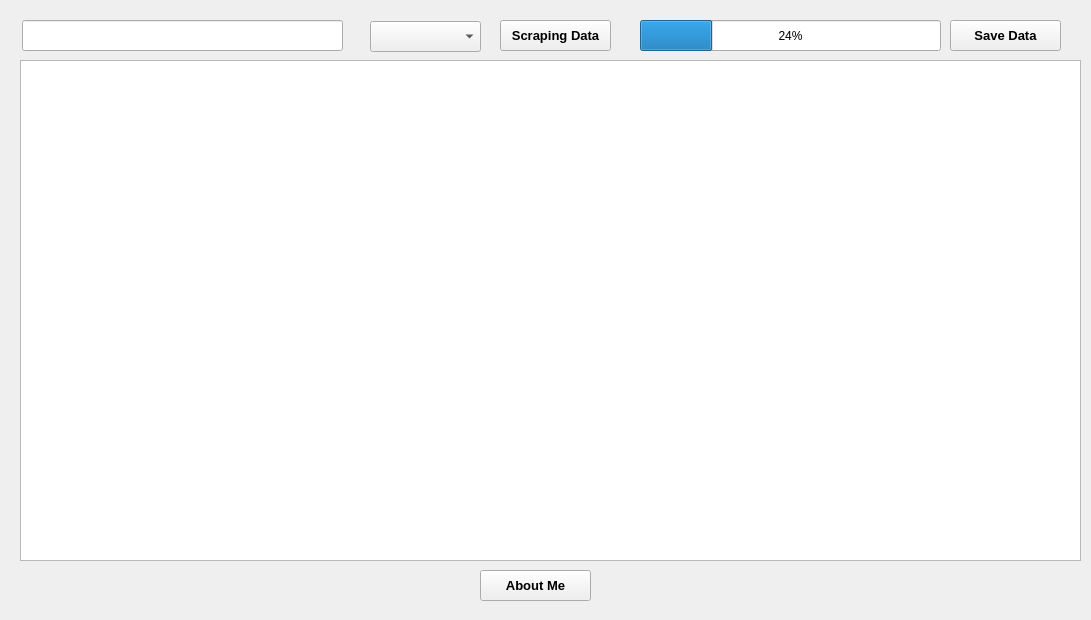
<?xml version="1.0" encoding="UTF-8"?>
<ui version="4.0">
 <class>Form</class>
 <widget class="QWidget" name="Form">
  <property name="geometry">
   <rect>
    <x>0</x>
    <y>0</y>
    <width>1091</width>
    <height>620</height>
   </rect>
  </property>
  <property name="windowTitle">
   <string>Form</string>
  </property>
  <widget class="QLineEdit" name="lineEdit">
   <property name="geometry">
    <rect>
     <x>22</x>
     <y>20</y>
     <width>321</width>
     <height>31</height>
    </rect>
   </property>
  </widget>
  <widget class="QComboBox" name="comboBox">
   <property name="geometry">
    <rect>
     <x>370</x>
     <y>21</y>
     <width>111</width>
     <height>31</height>
    </rect>
   </property>
  </widget>
  <widget class="QPushButton" name="pushButton">
   <property name="geometry">
    <rect>
     <x>500</x>
     <y>20</y>
     <width>111</width>
     <height>31</height>
    </rect>
   </property>
   <property name="font">
    <font>
     <pointsize>10</pointsize>
     <weight>75</weight>
     <bold>true</bold>
    </font>
   </property>
   <property name="text">
    <string>Scraping Data</string>
   </property>
  </widget>
  <widget class="QProgressBar" name="progressBar">
   <property name="geometry">
    <rect>
     <x>640</x>
     <y>20</y>
     <width>301</width>
     <height>31</height>
    </rect>
   </property>
   <property name="value">
    <number>24</number>
   </property>
  </widget>
  <widget class="QPushButton" name="pushButton_2">
   <property name="geometry">
    <rect>
     <x>950</x>
     <y>20</y>
     <width>111</width>
     <height>31</height>
    </rect>
   </property>
   <property name="font">
    <font>
     <pointsize>10</pointsize>
     <weight>75</weight>
     <bold>true</bold>
    </font>
   </property>
   <property name="text">
    <string>Save Data</string>
   </property>
  </widget>
  <widget class="QTableWidget" name="tableWidget">
   <property name="geometry">
    <rect>
     <x>20</x>
     <y>60</y>
     <width>1061</width>
     <height>501</height>
    </rect>
   </property>
  </widget>
  <widget class="QPushButton" name="pushButton_3">
   <property name="geometry">
    <rect>
     <x>480</x>
     <y>570</y>
     <width>111</width>
     <height>31</height>
    </rect>
   </property>
   <property name="font">
    <font>
     <pointsize>10</pointsize>
     <weight>75</weight>
     <bold>true</bold>
    </font>
   </property>
   <property name="text">
    <string>About Me</string>
   </property>
  </widget>
 </widget>
 <resources/>
 <connections/>
</ui>
